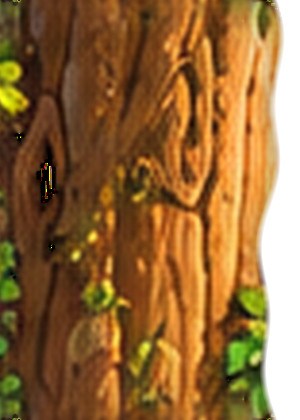
#> input picture egg-game/ref/impl_elzo/egg_game_pygame_ce/assets/tree/trunk_repeat.png, 300 x 420 px
$ python preparar_cenario.py
#> lines starting #> are read from the running program, lines starting #| are printed output that depends on the picture; after the words box and inside, x2 and y2 are one past the last pixel; in counts of white or black regions, pixels touching at a corner belong together
#> in prepare_seamless_tree_elzo, tr_raw is the input picture: PIL image 300x420 RGBA; mean R, G, B, A 135.7, 92, 36.8, 229.5
#!/usr/bin/env python3
# -*- coding: utf-8 -*-
"""Prepara o cenário e os assets visuais polidos do Round 3 (SPEC.md §11 + protótipo Elzo):

1. Árvore sem costuras em `assets/tree/`:
   - Copia e aprimora `trunk_repeat.png` (300x420 RGBA, 100% contínuo verticalmente) de
     `ref/impl_elzo/egg_game_pygame_ce/assets/tree/trunk_repeat.png`, preenchendo furos internos
     de chaveamento com casca escura.
   - Copia e aprimora os 7 módulos decorativos `trunk_A.png` .. `trunk_G.png`, removendo
     fragmentos soltos de borda (como a faixa superior residual de `trunk_G`), preenchendo
     buracos internos de nós (knotholes) com casca escura, aplicando defringe contra halos
     claros e suavizando o alpha no topo/base e na transição lateral com `trunk_repeat.png`
     para eliminar qualquer costura horizontal ou degrau lateral.
   - Mantém também `tronco_{base,a,b,c,topo}.png`, `galhos/` e `folhas/` (`folhas_01..04.png`).

2. Fundo de paralaxe em `assets/backgrounds/`:
   - Copia/adapta `sky.jpg`, `mountains.png` e `village.png` de
     `ref/impl_elzo/egg_game_pygame_ce/assets/background/` e gera as faixas correspondentes
     `ceu.png`, `nuvens.png`, `montanhas.png` e `vilarejo.png` para 720x1280.

3. Cestas e Ovo em alta nitidez (`assets/sprites/`):
   - Atualiza as cestas (`basket_static_01.png`, `basket_leaves_01.png`, `basket_fragile_01.png`, etc.)
     e quadros do ovo a partir de `ref/impl_elzo/egg_game_pygame_ce/assets/{nests,egg}/` após
     remover ilhas residuais desconectadas nas bordas do recorte.

4. Gera `tools/teste_tronco.png` demonstrando o tiling contínuo de `trunk_repeat.png` +
   sobreposição periódica determinística de `trunk_A..G.png` + folhas sem costura horizontal.
"""

from __future__ import annotations

from collections import deque
from pathlib import Path
import math
import shutil
import numpy as np
from PIL import Image, ImageFilter


ROOT_DIR = Path(__file__).resolve().parent.parent
REF_V3_DIR = ROOT_DIR / "ref" / "v3"
ELZO_ASSETS_DIR = ROOT_DIR / "ref" / "impl_elzo" / "egg_game_pygame_ce" / "assets"

BG_OUT_DIR = ROOT_DIR / "assets" / "backgrounds"
TREE_OUT_DIR = ROOT_DIR / "assets" / "tree"
GALHOS_OUT_DIR = TREE_OUT_DIR / "galhos"
FOLHAS_OUT_DIR = TREE_OUT_DIR / "folhas"
SPRITES_OUT_DIR = ROOT_DIR / "assets" / "sprites"
TESTE_TRONCO_PATH = ROOT_DIR / "tools" / "teste_tronco.png"


def remove_disconnected_border_islands(im: Image.Image, alpha_thresh: int = 20) -> Image.Image:
    """
    Mantém o componente conectado principal do sprite e remove pequenos fragmentos
    desconectados que tocam as bordas do recorte (ex.: ponta de cesta vizinha ou folha solta).
    """
    arr = np.array(im.convert("RGBA"), dtype=np.uint8)
    h, w, _ = arr.shape
    mask = arr[:, :, 3] >= alpha_thresh
    visited = np.zeros((h, w), dtype=bool)
    components: list[list[tuple[int, int]]] = []

    for y in range(h):
        for x in range(w):
            if mask[y, x] and not visited[y, x]:
                comp: list[tuple[int, int]] = []
                q: deque[tuple[int, int]] = deque([(y, x)])
                visited[y, x] = True
                while q:
                    cy, cx = q.popleft()
                    comp.append((cy, cx))
                    for ny, nx in ((cy - 1, cx), (cy + 1, cx), (cy, cx - 1), (cy, cx + 1)):
                        if 0 <= ny < h and 0 <= nx < w and mask[ny, nx] and not visited[ny, nx]:
                            visited[ny, nx] = True
                            q.append((ny, nx))
                components.append(comp)

    if not components:
        return im

    main_comp = max(components, key=len)
    main_len = len(main_comp)

    keep_mask = np.zeros((h, w), dtype=bool)
    for comp in components:
        if comp is main_comp:
            for cy, cx in comp:
                keep_mask[cy, cx] = True
            continue
        ys = [p[0] for p in comp]
        xs = [p[1] for p in comp]
        touches_border = (min(ys) <= 2) or (max(ys) >= h - 3) or (min(xs) <= 2) or (max(xs) >= w - 3)
        # Se for um fragmento menor que 18% do principal tocando a borda, descarta
        if touches_border and len(comp) < main_len * 0.18:
            continue
        # Se for micro-ruído isolado (< 45 px), descarta
        if len(comp) < 45:
            continue
        for cy, cx in comp:
            keep_mask[cy, cx] = True

    # Suaviza 1px a máscara mantida para não deixar serrilhado
    keep_pil = Image.fromarray((keep_mask.astype(np.uint8) * 255), mode="L").filter(
        ImageFilter.MaxFilter(3)
    )
    arr[:, :, 3] = np.minimum(arr[:, :, 3], np.array(keep_pil, dtype=np.uint8))
    return Image.fromarray(arr, mode="RGBA")


def fill_internal_holes_and_defringe(im: Image.Image) -> Image.Image:
    """
    Preenche buracos transparentes ou brancos internos (knotholes) que não se conectam
    ao fundo externo com cor de casca escura `(50, 30, 15, 255)` e remove halos claros nas bordas.
    """
    arr = np.array(im.convert("RGBA"), dtype=np.uint8)
    h, w, _ = arr.shape
#> h = 420; w = 300

    is_bg_candidate = arr[:, :, 3] < 180
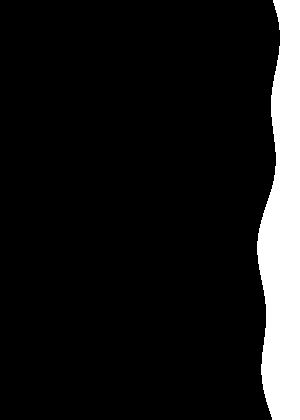
#> is_bg_candidate: shape (420, 300) bool; 10.5% white; 1 white region, box (x1, y1, x2, y2) and area: (257, 0, 300, 420) 13208
    ext_bg = np.zeros((h, w), dtype=bool)
    q: deque[tuple[int, int]] = deque()
    for x in range(w):
        q.append((0, x))
        q.append((h - 1, x))
    for y in range(h):
        q.append((y, 0))
        q.append((y, w - 1))

    while q:
        cy, cx = q.popleft()
        if ext_bg[cy, cx] or not is_bg_candidate[cy, cx]:
            continue
        ext_bg[cy, cx] = True
        for ny, nx in ((cy - 1, cx), (cy + 1, cx), (cy, cx - 1), (cy, cx + 1)):
            if 0 <= ny < h and 0 <= nx < w and not ext_bg[ny, nx]:
                q.append((ny, nx))

    # Qualquer pixel com alpha baixo que NÃO seja alcançável pelas bordas externas é um buraco interno
    internal_hole = (~ext_bg) & (arr[:, :, 3] < 245)
#> internal_hole: shape (420, 300) bool; 0.59% white in thin lines or dots, all inside (x1, y1, x2, y2) = (255, 0, 280, 420)
    if np.any(internal_hole):
        yy, xx = np.where(internal_hole)
#> yy = 742 values from 0 to 419; xx = 742 values, max 279 at index 54, min 255 at index 435, mean 267.3
        # Mistura suavemente com marrom escuro profundo de cavidade de árvore
        a_cur = arr[yy, xx, 3].astype(np.float32) / 255.0
#> a_cur = 742 values, max 0.957 at index 9, min 0.706 at index 40, mean 0.831
        arr[yy, xx, 0] = np.clip(arr[yy, xx, 0] * a_cur + 48.0 * (1.0 - a_cur), 0, 255).astype(np.uint8)
#> arr: shape (420, 300, 4); 0.58% of pixels changed, all inside (x1, y1, x2, y2) = (255, 0, 280, 420)
        arr[yy, xx, 1] = np.clip(arr[yy, xx, 1] * a_cur + 28.0 * (1.0 - a_cur), 0, 255).astype(np.uint8)
#> arr: shape (420, 300, 4); mean R, G, B, A 135.6, 91.8, 36.8, 229.5
        arr[yy, xx, 2] = np.clip(arr[yy, xx, 2] * a_cur + 14.0 * (1.0 - a_cur), 0, 255).astype(np.uint8)
#> arr: shape (420, 300, 4); mean R, G, B, A 135.6, 91.8, 36.7, 229.5
        arr[yy, xx, 3] = 255
#> arr: shape (420, 300, 4); mean R, G, B, A 135.6, 91.8, 36.7, 229.7

    # Defringe de pixels muito claros na borda externa
    r = arr[:, :, 0].astype(np.int16)
    g = arr[:, :, 1].astype(np.int16)
    b = arr[:, :, 2].astype(np.int16)
    a = arr[:, :, 3].astype(np.int16)
    white_halo = (a > 0) & (r > 180) & (g > 175) & (b > 155)
#> white_halo: shape (420, 300) bool; every value is 0
    if np.any(white_halo):
        arr[white_halo, 0] = (arr[white_halo, 0].astype(np.uint16) * 52 // 100).astype(np.uint8)
        arr[white_halo, 1] = (arr[white_halo, 1].astype(np.uint16) * 50 // 100).astype(np.uint8)
        arr[white_halo, 2] = (arr[white_halo, 2].astype(np.uint16) * 40 // 100).astype(np.uint8)
        arr[white_halo, 3] = (arr[white_halo, 3].astype(np.uint16) * 40 // 100).astype(np.uint8)

    return Image.fromarray(arr, mode="RGBA")


def prepare_seamless_tree_elzo() -> None:
    """
    Prepara `trunk_repeat.png` e `trunk_A..G.png` em `assets/tree/` seguindo a arquitetura
    do protótipo Elzo, alinhando o cilindro de todos os módulos `trunk_A..G` exatamente
    sobre a silhueta contínua de `trunk_repeat.png` para eliminar qualquer costura horizontal
    ou degrau lateral contra o céu.
    """
    TREE_OUT_DIR.mkdir(parents=True, exist_ok=True)
    GALHOS_OUT_DIR.mkdir(parents=True, exist_ok=True)
    FOLHAS_OUT_DIR.mkdir(parents=True, exist_ok=True)

    # 1. `trunk_repeat.png` (300x420 RGBA): corrige o furo interno e uniformiza a largura
    #    horizontal da casca para que o tiling vertical seja 100% contínuo e sem degraus
    tr_raw = Image.open(ELZO_ASSETS_DIR / "tree" / "trunk_repeat.png").convert("RGBA")
    tr_clean = fill_internal_holes_and_defringe(tr_raw)
    tr_arr = np.array(tr_clean, dtype=np.float32)
    h_tr, w_tr, _ = tr_arr.shape
#> h_tr = 420; w_tr = 300

    # Limpa os pixels corrompidos dentro do nó escuro em x=25..70, y=145..220
    sub_box = tr_arr[145:220, 25:70]
    bad_glitch = (sub_box[:, :, 0] < 35) | ((sub_box[:, :, 0] > 150) & (sub_box[:, :, 2] < 45))
#> bad_glitch: shape (75, 45) bool; 18.4% white; 2 white regions (1 under 20 px), largest, box (x1, y1, x2, y2) and area: (11, 0, 37, 59) 610
    sub_box[bad_glitch, 0] = 52.0
#> sub_box: shape (75, 45, 4) float32; mean R, G, B, A 78.8, 40.9, 18.6, 255
    sub_box[bad_glitch, 1] = 31.0
#> sub_box: shape (75, 45, 4) float32; mean R, G, B, A 78.8, 44.3, 18.6, 255
    sub_box[bad_glitch, 2] = 16.0
#> sub_box: shape (75, 45, 4) float32; mean R, G, B, A 78.8, 44.3, 21.3, 255
    sub_box[bad_glitch, 3] = 255.0
    tr_arr[145:220, 25:70] = sub_box
#> tr_arr: shape (420, 300, 4) float32; mean R, G, B, A 135.7, 91.9, 36.8, 230.1

    # Faz crossfade vertical periódico nos 36px do topo/base de `trunk_repeat`
    tr_orig = tr_arr.copy()
    blend_h = 36
    for y in range(blend_h):
        # Na linha y=0, mistura 50/50 com a linha y=h_tr-1; em y=blend_h volta a 100% original
        t = (y + 0.5) / float(blend_h)
        w_cur = 0.5 + 0.5 * math.sin(0.5 * math.pi * t)
        opp_y = h_tr - 1 - y
        tr_arr[y] = w_cur * tr_orig[y] + (1.0 - w_cur) * tr_orig[opp_y]
        tr_arr[opp_y] = w_cur * tr_orig[opp_y] + (1.0 - w_cur) * tr_orig[y]
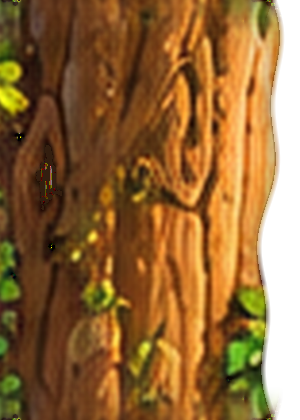
#> tr_arr: shape (420, 300, 4) float32; mean R, G, B, A 135.7, 91.9, 36.8, 230.1; transparent parts drawn white

    # Perfil horizontal mestre de alpha do cilindro (garante que nenhum módulo vaze casca reta no céu)
    master_alpha_x = tr_arr[:, :, 3].min(axis=0) / 255.0  # (300,)
#> master_alpha_x = 300 values, max 1 at index 0, min 0 at index 262, mean 0.863

    trunk_repeat_im = Image.fromarray(np.clip(tr_arr, 0, 255).astype(np.uint8), mode="RGBA")
    trunk_repeat_im.save(TREE_OUT_DIR / "trunk_repeat.png")

    # 2. `trunk_A.png` .. `trunk_G.png` alinhados à largura [0..265] de `trunk_repeat.png` (largura 340px)
    # Deslocamento X para alinhar a borda direita do cilindro de cada peça em x=264
    cyl_right_map = {
        "A": 316,
        "B": 295,
        "C": 314,
        "D": 366,
        "E": 255,
        "F": 350,
        "G": 234,
    }
    target_right = 264
    out_w = 340

    for letter in "ABCDEFG":
        part_raw = Image.open(ELZO_ASSETS_DIR / "tree" / f"trunk_{letter}.png").convert("RGBA")
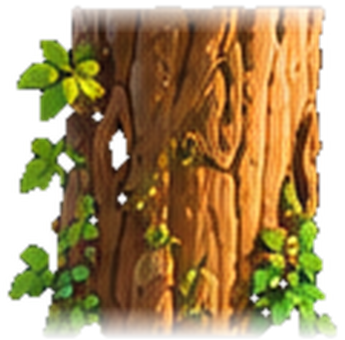
#> input picture egg-game/ref/impl_elzo/egg_game_pygame_ce/assets/tree/trunk_A.png, 345 x 340 px
#> part_raw is the input picture: PIL image 345x340 RGBA; mean R, G, B, A 107, 80.4, 30.8, 179.7
        if letter == "G":
            p_arr = np.array(part_raw)
            p_arr[:58, :, 3] = 0
            part_raw = Image.fromarray(p_arr, mode="RGBA")

        part_clean = remove_disconnected_border_islands(part_raw)
#> in remove_disconnected_border_islands, `mask = arr[:, :, 3] >= alpha_thresh`: mask: shape (340, 345) bool; 77.8% white; 9 black regions (4 under 20 px), largest, box (x1, y1, x2, y2) and area: (0, 0, 345, 340) 25534, (111, 133, 126, 167) 339, (59, 154, 73, 170) 130, (119, 196, 125, 202) 24, (95, 114, 101, 120) 22
#> in remove_disconnected_border_islands, `keep_pil = Image.fromarray((keep_mask.astype(np.uint8) * 255), mode="L..`: keep_pil: PIL image 345x340 L; 79.6% white; 5 black regions (2 under 20 px), largest, box (x1, y1, x2, y2) and area: (0, 0, 345, 340) 23556, (112, 134, 125, 166) 245, (60, 156, 72, 168) 75
#> in remove_disconnected_border_islands, `arr[:, :, 3] = np.minimum(arr[:, :, 3], np.array(keep_pil, dtype=np.ui..`: arr: shape (340, 345, 4); 2.81% of pixels changed, all inside (x1, y1, x2, y2) = (0, 4, 342, 339)
        part_clean = fill_internal_holes_and_defringe(part_clean)
#> in fill_internal_holes_and_defringe (call 2), `is_bg_candidate = arr[:, :, 3] < 180`: is_bg_candidate: shape (340, 345) bool; 33.2% white; 8 white regions, largest, box (x1, y1, x2, y2) and area: (0, 0, 345, 340) 37819, (109, 129, 130, 170) 557, (57, 152, 75, 173) 248
#> after the loop in fill_internal_holes_and_defringe (call 2), `while q:`:
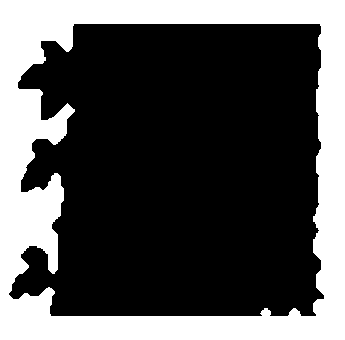
#> ext_bg: shape (340, 345) bool; 32.2% white; 1 white region, box (x1, y1, x2, y2) and area: (0, 0, 345, 340) 37819
#> in fill_internal_holes_and_defringe (call 2), `internal_hole = (~ext_bg) & (arr[:, :, 3] < 245)`:
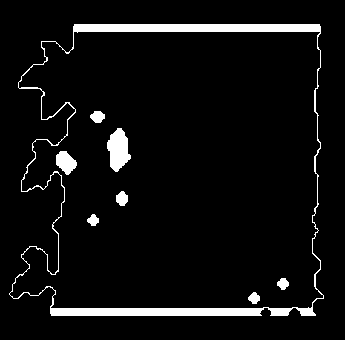
#> internal_hole: shape (340, 345) bool; 5.8% white; 8 white regions, largest, box (x1, y1, x2, y2) and area: (9, 24, 324, 316) 5207, (107, 128, 131, 172) 694, (56, 151, 77, 175) 330
#> in fill_internal_holes_and_defringe (call 2), `yy, xx = np.where(internal_hole)`: yy = 6790 values from 24 to 315; xx = 6790 values, max 323 at index 4669, min 9 at index 4617, mean 161.8
#> in fill_internal_holes_and_defringe (call 2), `a_cur = arr[yy, xx, 3].astype(np.float32) / 255.0`: a_cur = 6790 values, max 0.957 at index 1981, min 0 at index 2392, mean 0.733
#> in fill_internal_holes_and_defringe (call 2), `arr[yy, xx, 2] = np.clip(arr[yy, xx, 2] * a_cur + 14.0 * (1.0 - a_cur)..`: arr: shape (340, 345, 4); mean R, G, B, A 106.5, 79.9, 30.6, 179.7
#> in fill_internal_holes_and_defringe (call 2), `white_halo = (a > 0) & (r > 180) & (g > 175) & (b > 155)`: white_halo: shape (340, 345) bool; 0.03% white in thin lines or dots, all inside (x1, y1, x2, y2) = (271, 17, 304, 284)
#> in fill_internal_holes_and_defringe (call 2), `arr[white_halo, 0] = (arr[white_halo, 0].astype(np.uint16) * 52 // 100..`: arr: shape (340, 345, 4); mean R, G, B, A 106.5, 79.9, 30.6, 183.6
#> in fill_internal_holes_and_defringe (call 2), `arr[white_halo, 1] = (arr[white_halo, 1].astype(np.uint16) * 50 // 100..`: arr: shape (340, 345, 4); mean R, G, B, A 106.5, 79.8, 30.6, 183.6
#> in fill_internal_holes_and_defringe (call 2), `arr[white_halo, 2] = (arr[white_halo, 2].astype(np.uint16) * 40 // 100..`: arr: shape (340, 345, 4); mean R, G, B, A 106.5, 79.8, 30.6, 183.6
#> in fill_internal_holes_and_defringe (call 2), `arr[white_halo, 3] = (arr[white_halo, 3].astype(np.uint16) * 40 // 100..`: arr: shape (340, 345, 4); mean R, G, B, A 106.5, 79.8, 30.6, 183.6

        # Alinha horizontalmente no canvas de largura `out_w` (340x340)
        shift_x = target_right - cyl_right_map[letter]
        aligned = Image.new("RGBA", (out_w, part_clean.height), (0, 0, 0, 0))
#> aligned: PIL image 340x340 RGBA; every value is 0
        aligned.paste(part_clean, (shift_x, 0))
        arr = np.array(aligned, dtype=np.float32)
#> arr: shape (340, 340, 4) float32
        h, w, _ = arr.shape
#> h = 340; w = 340

        # Identifica pixels verdes de folhagem e galhos laterais direitos (C e E)
        r, g, b = arr[:, :, 0], arr[:, :, 1], arr[:, :, 2]
#> r: shape (340, 340) float32
#> g: shape (340, 340) float32
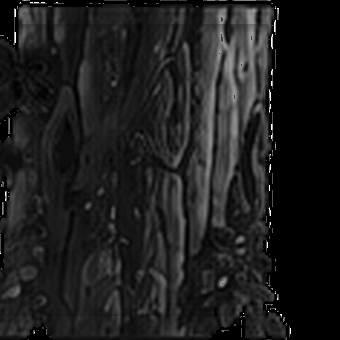
#> b: shape (340, 340) float32; min 0, max 255, mean 29.6
        is_green_leaf = (g >= r - 6.0) & (g > b + 12.0)
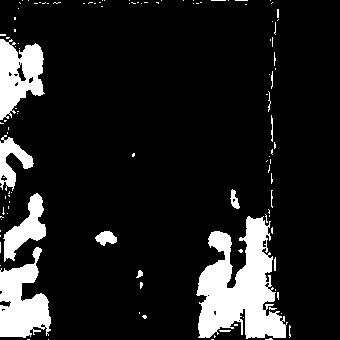
#> is_green_leaf: shape (340, 340) bool; 12.6% white; 115 white regions (101 under 20 px), largest, box (x1, y1, x2, y2) and area: (196, 216, 288, 339) 6400, (0, 247, 51, 338) 2769, (0, 39, 45, 120) 2324
        is_right_branch = np.zeros((h, w), dtype=bool)
        if letter == "C":
            is_right_branch[30:182, 245:] = True
        elif letter == "E":
            is_right_branch[25:228, 245:] = True

        # Envelope horizontal: dentro do cilindro usa master_alpha_x; folhas e galhos C/E podem sair à direita
        env_x = np.zeros((w,), dtype=np.float32)
#> env_x = 340 values from 0 to 0
        env_x[:w_tr] = master_alpha_x
        for y in range(h):
            for x in range(w):
                if not (is_green_leaf[y, x] or is_right_branch[y, x]):
                    arr[y, x, 3] *= env_x[x]

        # Fade vertical cosseno suave nas extremidades superior e inferior (72px)
        fade_v = 72
        for y in range(fade_v):
            s = 0.5 - 0.5 * math.cos(math.pi * (y / float(fade_v)))
            arr[y, :, 3] *= s
        for idx in range(fade_v):
            y = h - 1 - idx
            s = 0.5 - 0.5 * math.cos(math.pi * (idx / float(fade_v)))
            arr[y, :, 3] *= s

        part_out = Image.fromarray(np.clip(arr, 0, 255).astype(np.uint8), mode="RGBA")
        part_out.save(TREE_OUT_DIR / f"trunk_{letter}.png")

    trunk_repeat_im.save(TREE_OUT_DIR / "tronco_base.png")
    shutil.copyfile(TREE_OUT_DIR / "trunk_A.png", TREE_OUT_DIR / "tronco_a.png")
    shutil.copyfile(TREE_OUT_DIR / "trunk_B.png", TREE_OUT_DIR / "tronco_b.png")
    shutil.copyfile(TREE_OUT_DIR / "trunk_C.png", TREE_OUT_DIR / "tronco_c.png")
    shutil.copyfile(TREE_OUT_DIR / "trunk_E.png", TREE_OUT_DIR / "tronco_topo.png")


# [150 lines left out: functions prepare_backgrounds, upgrade_baskets_and_egg_sprites, generate_teste_tronco, not called in this run]


def main() -> None:
    prepare_seamless_tree_elzo()
    prepare_backgrounds()
    upgrade_baskets_and_egg_sprites()
    generate_teste_tronco()
    print("Cenário e assets do Round 3 preparados com sucesso!")
    im_t = Image.open(TESTE_TRONCO_PATH)
    print(f" - {TESTE_TRONCO_PATH.relative_to(ROOT_DIR)}: {im_t.size} {im_t.mode}")


if __name__ == "__main__":
#> (the run stopped early here; a loop or call above may not have finished)
